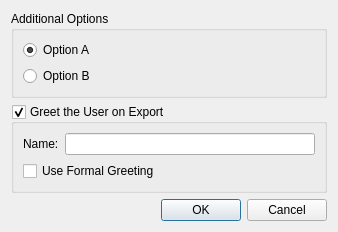
<?xml version="1.0" encoding="UTF-8"?>
<ui version="4.0">
 <class>ExportOptionsDialog</class>
 <widget class="QDialog" name="ExportOptionsDialog">
  <property name="geometry">
   <rect>
    <x>0</x>
    <y>0</y>
    <width>338</width>
    <height>225</height>
   </rect>
  </property>
  <property name="windowTitle">
   <string>Custom Context C++ DEMO Export Options</string>
  </property>
  <property name="modal">
   <bool>true</bool>
  </property>
  <layout class="QVBoxLayout" name="verticalLayout">
   <item>
    <widget class="QGroupBox" name="groupBox_Additional_Options">
     <property name="title">
      <string>Additional Options</string>
     </property>
     <layout class="QVBoxLayout" name="verticalLayout_2">
      <item>
       <widget class="QRadioButton" name="radioButton_Option_A">
        <property name="text">
         <string>Option A</string>
        </property>
        <property name="checked">
         <bool>true</bool>
        </property>
       </widget>
      </item>
      <item>
       <widget class="QRadioButton" name="radioButton_Option_B">
        <property name="text">
         <string>Option B</string>
        </property>
       </widget>
      </item>
     </layout>
    </widget>
   </item>
   <item>
    <widget class="QGroupBox" name="groupBox_Greeting">
     <property name="title">
      <string>Greet the User on Export</string>
     </property>
     <property name="checkable">
      <bool>true</bool>
     </property>
     <layout class="QGridLayout" name="gridLayout">
      <item row="0" column="1">
       <widget class="QLineEdit" name="lineEdit_UserName"/>
      </item>
      <item row="0" column="0">
       <widget class="QLabel" name="label">
        <property name="text">
         <string>Name:</string>
        </property>
       </widget>
      </item>
      <item row="1" column="0" colspan="2">
       <widget class="QCheckBox" name="checkBox_FormalGreeting">
        <property name="text">
         <string>Use Formal Greeting</string>
        </property>
       </widget>
      </item>
     </layout>
    </widget>
   </item>
   <item>
    <spacer name="verticalSpacer">
     <property name="orientation">
      <enum>Qt::Vertical</enum>
     </property>
     <property name="sizeHint" stdset="0">
      <size>
       <width>0</width>
       <height>0</height>
      </size>
     </property>
    </spacer>
   </item>
   <item>
    <widget class="QDialogButtonBox" name="buttonBox">
     <property name="standardButtons">
      <set>QDialogButtonBox::Cancel|QDialogButtonBox::Ok</set>
     </property>
    </widget>
   </item>
  </layout>
 </widget>
 <resources/>
 <connections>
  <connection>
   <sender>buttonBox</sender>
   <signal>accepted()</signal>
   <receiver>ExportOptionsDialog</receiver>
   <slot>accept()</slot>
   <hints>
    <hint type="sourcelabel">
     <x>390</x>
     <y>268</y>
    </hint>
    <hint type="destinationlabel">
     <x>39</x>
     <y>283</y>
    </hint>
   </hints>
  </connection>
  <connection>
   <sender>buttonBox</sender>
   <signal>rejected()</signal>
   <receiver>ExportOptionsDialog</receiver>
   <slot>reject()</slot>
   <hints>
    <hint type="sourcelabel">
     <x>480</x>
     <y>264</y>
    </hint>
    <hint type="destinationlabel">
     <x>482</x>
     <y>286</y>
    </hint>
   </hints>
  </connection>
 </connections>
</ui>
